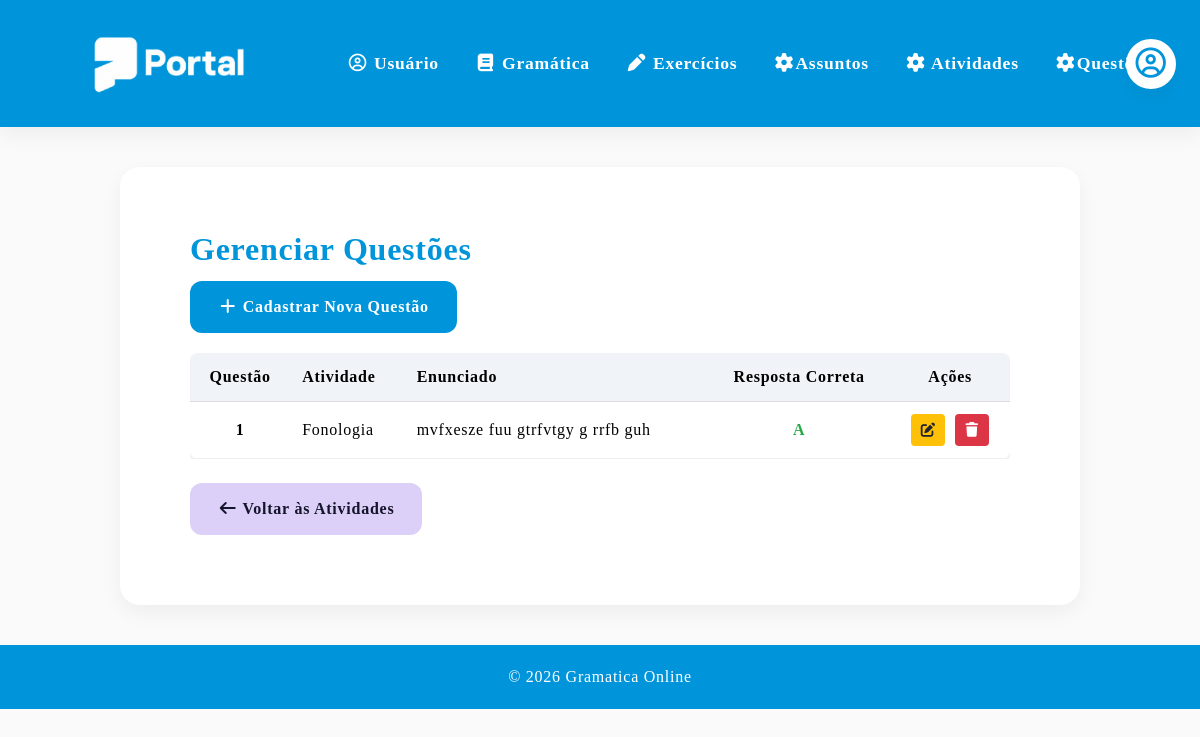
The page /listar_questoes on the database as committed earlier.
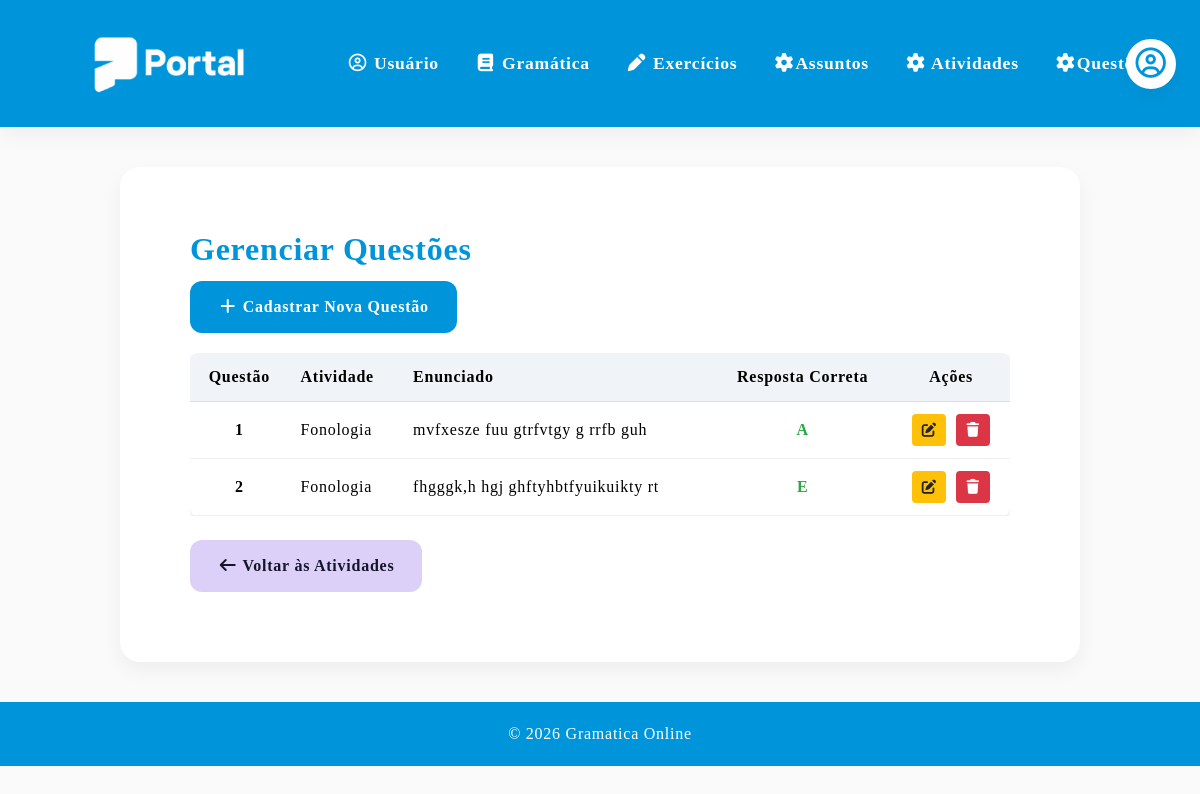
The same page on the database as committed later.
### models.py (models this page shows)
class Questao(db.Model):
    __tablename__ = "questao"
    id = db.Column(db.Integer, primary_key=True)
    enunciado = db.Column(db.Text, nullable=False)
    alternativa_a = db.Column(db.Text, nullable=True)
    alternativa_b = db.Column(db.Text, nullable=True)
    alternativa_c = db.Column(db.Text, nullable=True)
    alternativa_d = db.Column(db.Text, nullable=True)
    alternativa_e = db.Column(db.Text, nullable=True)
    resposta_correta = db.Column(db.String(1), nullable=True)
    atividade_id = db.Column(db.Integer, db.ForeignKey("atividade.id"), nullable=True)
    atividade = db.relationship("Atividade", back_populates="questoes")

class Atividade(db.Model):
    __tablename__ = "atividade"
    id = db.Column(db.Integer, primary_key=True)
    nome = db.Column(db.String(150), nullable=True)
    dificuldade = db.Column(db.String(50), nullable=True)
    assunto_id = db.Column(db.Integer, db.ForeignKey("assunto.id"), nullable=True)
    assunto = db.relationship("Assunto", back_populates="atividades")
    questoes = db.relationship("Questao", back_populates="atividade", lazy=True, cascade="all, delete-orphan")

### app.py (the view, shortened to what this page needs)
@app.route('/listar_questoes', methods=['GET', 'POST'])
def listar_questoes():
    questoes = Questao.query.all()
    atividades = Atividade.query.all()
    return render_template("listar_questoes.html", questoes=questoes, atividades=atividades)

### templates/listar_questoes.html (shortened to what this page needs)
{% extends "base.html" %}
{% block conteudo %}
        <section class="section">
            <h2>Gerenciar Questões</h2>
            <p>
                <a href="{{ url_for('nova_questao') }}" class="btn btn-detalhe">
                    <i class="fa-solid fa-plus"></i> Cadastrar Nova Questão
                </a>
            </p>
            <div style="margin-top: 20px; overflow-x: auto;">
                <table style="width: 100%; border-collapse: collapse; background: #fff; border-radius: 8px; overflow: hidden; box-shadow: 0 2px 4px rgba(0,0,0,0.1);">
                    <thead>
                        <tr style="background: #f0f4f8;">
                            <th style="padding: 12px; text-align: center; border-bottom: 1px solid #ddd;">Questão</th>
                            <th style="padding: 12px; text-align: left; border-bottom: 1px solid #ddd;">Atividade</th>
                            <th style="padding: 12px; text-align: left; border-bottom: 1px solid #ddd;">Enunciado</th>
                            <th style="padding: 12px; text-align: center; border-bottom: 1px solid #ddd;">Resposta Correta</th>
                            <th style="padding: 12px; text-align: center; border-bottom: 1px solid #ddd;">Ações</th>
                        </tr>
                    </thead>
                    <tbody>
                        {% for q in questoes %}
                        <tr>
                            <td style="padding: 12px; border-bottom: 1px solid #eee; text-align: center; font-weight: bold;">{{ loop.index }}</td>
                            <td style="padding: 12px; border-bottom: 1px solid #eee;">{{ q.atividade.nome }}</td>
                            <td style="padding: 12px; border-bottom: 1px solid #eee;">{{ q.enunciado }}</td>
                            <td style="padding: 12px; border-bottom: 1px solid #eee; text-align: center; font-weight: bold; color: #28a745;">{{ q.resposta_correta }}</td>
                            <td style="padding: 12px; border-bottom: 1px solid #eee; text-align: center;">
                                <a href="{{ url_for('editar_questao', id=q.id) }}" class="btn" style="padding: 4px 8px; font-size: 0.9em; background: #ffc107; color: #212529; text-decoration: none; border-radius: 4px; margin-right: 5px;">
                                    <i class="fa-solid fa-pen-to-square"></i>
                                </a>
                                <a href="{{ url_for('apagar_questao', id=q.id) }}" class="btn" style="padding: 4px 8px; font-size: 0.9em; background: #dc3545; color: white; text-decoration: none; border-radius: 4px;" onclick="return confirm('Tem certeza que deseja apagar essa questão?')">
                                    <i class="fa-solid fa-trash"></i>
                                </a>
                            </td>
                        </tr>
                        {% else %}
                        <tr>
                            <td colspan="5" style="padding: 15px; text-align: center; color: #6c757d;">Nenhuma questão cadastrada.</td>
                        </tr>
                        {% endfor %}
                    </tbody>
                </table>
            </div>
            <br>
            <a href="{{ url_for('atividades') }}" class="btn btn-gramatica">
                <i class="fa-solid fa-arrow-left"></i> Voltar às Atividades
            </a>
        </section>
{% endblock %}

### templates/base.html (shortened to what this page needs)
<!DOCTYPE html>
<html lang="pt-BR">
<head>
    <link rel="stylesheet" href="{{ url_for('static', filename='css/style.css', v=4) }}">
    <link rel="stylesheet" href="https://cdnjs.cloudflare.com/ajax/libs/font-awesome/7.0.1/css/all.min.css">
</head>
<body>
    <header class="cabecalho-usuario">
        <a href="{{url_for('index')}}">
            <img src="{{ url_for('static', filename='img/nova_logo.png') }}" alt="Logo" class="avatar-esquerda">
        </a>
        {% set usuario_logado = session.get("usuario_suap") %}
        <div class="header-auth-area">
            <details class="user-menu">
                <summary aria-label="Abrir menu do usuário">
                    {% if usuario_logado and usuario_logado.foto %}
                        <img src="{{ usuario_logado.foto }}" alt="Foto do usuário" class="user-photo">
                    {% else %}
                        <span class="user-photo user-photo-placeholder">
                            <i class="fa-regular fa-circle-user"></i>
                        </span>
                    {% endif %}
                </summary>
            </details>
        </div>
        <nav>
            <ul>
                <li><a href="{{ url_for('usuario') }}"><i class="fa-regular fa-circle-user"></i> Usuário</a></li>
                <li><a href="{{ url_for('gramatica') }}"><i class="fa-solid fa-book"></i> Gramática</a></li>
                <li><a href="{{ url_for('atividades') }}"><i class="fa-solid fa-pen"></i> Exercícios</a></li>
                    <li><a href="{{ url_for('listar_assuntos') }}"><i class="fa-solid fa-cog"></i>Assuntos</a></li>
                    <li><a href="{{ url_for('listar_atividades') }}"><i class="fa-solid fa-cog"></i> Atividades</a></li>
                    <li><a href="{{ url_for('listar_questoes') }}"><i class="fa-solid fa-cog"></i>Questões</a></li>
            </ul>
        </nav>
    </header>
    <main class="conteudo-usuario">
        {% block conteudo %}
        {% endblock %}
    </main>
    <footer>
        <div class="footer-content">
            <p>&copy; 2026 Gramatica Online</p>
        </div>
    </footer>
</body>
</html>

### static/css/style.css (style rules this page uses)
:root { --primary-blue: #0095DB; --secondary-blue: #D5F7FF; --primary-pink: #FFAFCC; --secondary-pink: #FFECF4; --pink: #FF477E; --mint-green: #DFFCF4; --success-green: #00966D; --soft-purple: #DDD0F8; --soft-yellow: #FFF0D4; --yellow: #F4B740; --bg-light: #FAFAFA; --gray-light: #EDEDED; --gray-medium: #D6D8E7; --text-dark: #14142B; --shadow-soft: 0 8px 20px rgba(0, 0, 0, 0.05); }
* { margin: 0; padding: 0; box-sizing: border-box; }
body { font-family: 'Basier Square'; font-weight: 400; font-size: 1.0em; line-height: 1.5em; letter-spacing: 0.75px; background-color: var(--bg-light); */ }
main { flex: 1; }
header { background: var(--primary-blue); color: white; padding: 20px; text-align: center; position: sticky; top: 0; z-index: 1000; box-shadow: var(--shadow-soft); }
.cabecalho-usuario { background: var(--primary-blue); color: white; padding: 15px 24px; position: relative; display: flex; align-items: center; min-height: 90px; }
.avatar-esquerda { height: 90px; width: auto; position: static; flex-shrink: 0; }
.cabecalho-usuario nav { flex: 1; display: flex; justify-content: center; }
.cabecalho-usuario nav ul { list-style: none; display: flex; justify-content: center; gap: 12px; margin: 0; padding: 0; flex-wrap: wrap; }
.cabecalho-usuario nav a { color: white; text-decoration: none; font-weight: 600; padding: 8px 12px; border-radius: 8px; transition: 0.3s; font-size: 1.1rem; }
.header-auth-area { position: absolute; right: 24px; top: 50%; transform: translateY(-50%); z-index: 2; }
.user-photo { width: 50px; height: 50px; border: 3px solid white; border-radius: 50%; object-fit: cover; background: white; box-shadow: var(--shadow-soft); }
.user-photo-placeholder { display: inline-flex; align-items: center; justify-content: center; color: var(--primary-blue); font-size: 1.9rem; }
.user-menu { position: relative; margin: 0; overflow: visible; background: transparent; box-shadow: none; }
.user-menu summary { display: block; padding: 0; border-radius: 50%; background: transparent; color: inherit; cursor: pointer; list-style: none; }
nav ul { list-style: none; display: flex; justify-content: center; gap: 20px; margin-top: 10px; }
nav a { color: white; text-decoration: none; font-weight: 600; padding: 8px 14px; border-radius: 8px; transition: 0.3s; }
.section { background: white; border-radius: 20px; padding: 70px; margin-bottom: 30px; box-shadow: var(--shadow-soft); transition: 0.3s; }
h2 { color: var(--primary-blue); margin-bottom: 20px; font-size: 2rem; }
.btn { display: inline-block; background-color: var(--primary-blue); color: white; padding: 14px 28px; border-radius: 12px; text-decoration: none; font-weight: bold; border: none; cursor: pointer; transition: 0.3s; }
.btn-gramatica { background-color: var(--soft-purple); color: var(--text-dark); }
details { background: white; border-radius: 12px; margin-bottom: 15px; box-shadow: var(--shadow-soft); overflow: hidden; }
summary { padding: 15px; font-weight: 600; cursor: pointer; background: var(--primary-blue); color: white; }
.conteudo-usuario { max-width: 1000px; margin: 40px auto; padding: 0 20px; }
footer { background: var(--primary-blue); color: white; margin-top: auto; padding: 20px 0; }
.footer-content { max-width: 1000px; margin: auto; padding: 0 20px; display: flex; justify-content: center; align-items: center; gap: 30px; text-align: center; flex-wrap: wrap; }

Rows that differ between the two databases and show on the page:
added Questao: atividade.nome "Fonologia", enunciado "fhgggk,h hgj ghftyhbtfyuikuikty rt", resposta_correta "E"
